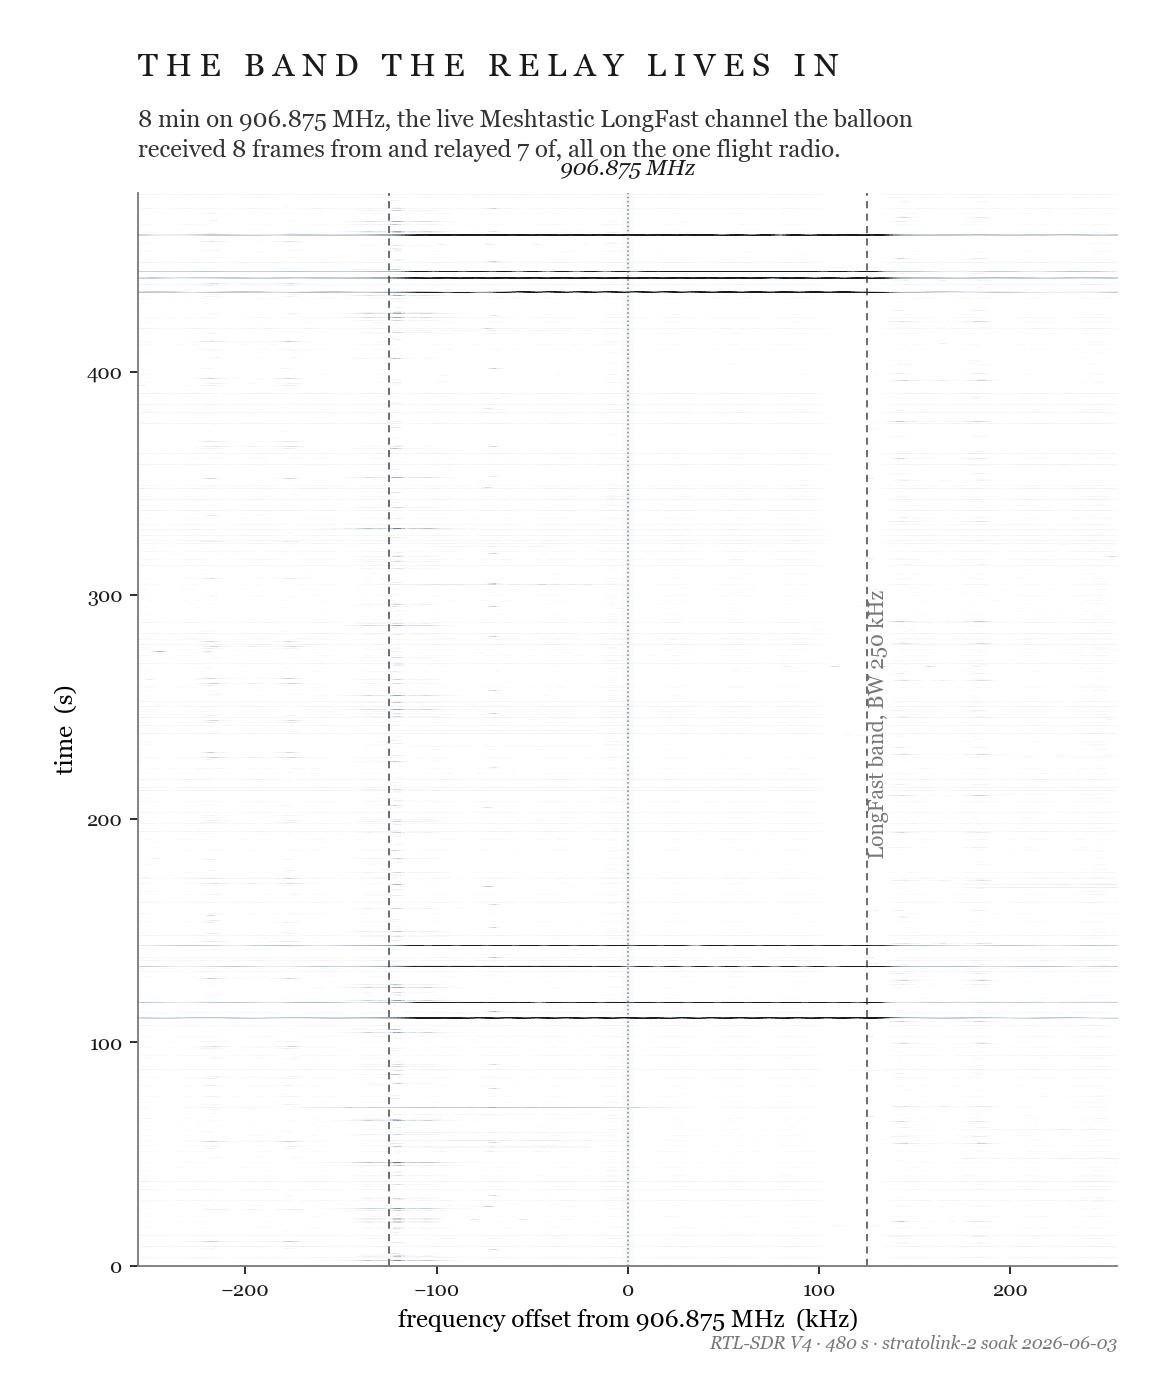

Write Python code to recreate this figure.
#!/usr/bin/env python3
"""Sleek monochrome waterfall of the 906.875 MHz LongFast band, the live RF the
balloon's relay listens to and transmits in.  White -> ink (no rainbow heatmap),
to sit in the same minimal family as the coverage schematics.

Source: analysis/network/bench/T2_tx/sdr_waterfall.npz (RTL-SDR V4, 480 s, fixed gain).
"""
from __future__ import annotations
import pathlib, numpy as np
import matplotlib; matplotlib.use("Agg")
import matplotlib.pyplot as plt
from matplotlib.colors import LinearSegmentedColormap

HERE = pathlib.Path(__file__).resolve().parent
NPZ  = HERE.parent / "bench" / "T2_tx" / "sdr_waterfall.npz"
INK, MID, FAINT = "#1a1a1a", "#777777", "#b9b9b9"
plt.rcParams.update({
    "font.family": "serif",
    "font.serif": ["Latin Modern Roman", "CMU Serif", "Georgia", "DejaVu Serif"],
    "mathtext.fontset": "cm",
    "figure.facecolor": "white", "savefig.facecolor": "white", "axes.facecolor": "white",
})

d = np.load(NPZ)
W = d["W"]; fk = d["freqs_khz"]; T = W.shape[0] * float(d["t_row"]); floor = float(d["floor"])
sel = np.abs(fk) <= 256                      # zoom to ±256 kHz around 906.875
W = W[:, sel]; fk = fk[sel]

cmap = LinearSegmentedColormap.from_list("ink", ["#ffffff", "#e7ebef", "#9aa6b4", "#1a1a1a"])
vmin, vmax = floor + 4.0, np.percentile(W, 99.7)   # floor -> white; only real bursts/carriers ink in

fig, ax = plt.subplots(figsize=(7.2, 8.6))
fig.subplots_adjust(left=0.12, right=0.97, top=0.86, bottom=0.08)
ax.imshow(W, origin="lower", extent=[fk[0], fk[-1], 0, T], aspect="auto",
          cmap=cmap, vmin=vmin, vmax=vmax, interpolation="nearest")
# LongFast band edges (BW250 = ±125 kHz) + centre
for x in (-125, 125):
    ax.axvline(x, color=INK, ls=(0, (4, 3)), lw=0.8, alpha=0.7)
ax.axvline(0, color=INK, ls=":", lw=0.7, alpha=0.5)
ax.text(0, T * 1.012, "906.875 MHz", ha="center", va="bottom", color=INK, fontsize=10, style="italic")
ax.text(125, T * 0.5, "  LongFast band, BW 250 kHz", rotation=90, va="center", ha="left",
        color=MID, fontsize=9.5)

ax.set_xlabel("frequency offset from 906.875 MHz  (kHz)", fontsize=11)
ax.set_ylabel("time  (s)", fontsize=11)
ax.set_xlim(-256, 256)
ax.tick_params(colors=INK, labelsize=9)
for s in ("top", "right"): ax.spines[s].set_visible(False)
for s in ("left", "bottom"): ax.spines[s].set_color(MID)

fig.text(0.12, 0.945, "T H E   B A N D   T H E   R E L A Y   L I V E S   I N", fontsize=14.5, color=INK)
fig.text(0.12, 0.908, "8 min on 906.875 MHz, the live Meshtastic LongFast channel the balloon",
         fontsize=10.8, color="#333333")
fig.text(0.12, 0.886, "received 8 frames from and relayed 7 of, all on the one flight radio.",
         fontsize=10.8, color="#333333")
fig.text(0.97, 0.02, "RTL-SDR V4 · 480 s · stratolink-2 soak 2026-06-03", ha="right",
         color=MID, fontsize=8, style="italic")
fig.savefig(HERE / "fig2_waterfall.png", dpi=160)
print("wrote", HERE / "fig2_waterfall.png")
